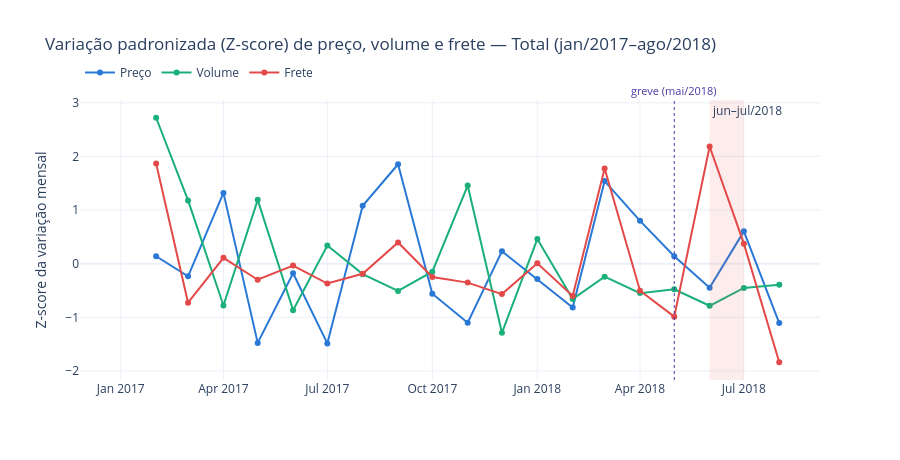

The cell this chart's notebook holds for it:
### Code cell
CORES_METRICA = {'preco': '#2a78d6', 'volume': '#1baf7a', 'frete': '#e34948'}
NOMES_METRICA = {'preco': 'Preço', 'volume': 'Volume', 'frete': 'Frete'}

fig = go.Figure()
for metrica in ['preco', 'volume', 'frete']:
    fig.add_trace(go.Scatter(
        x=zscore_geral.index, y=zscore_geral[metrica], name=NOMES_METRICA[metrica],
        mode='lines+markers', line=dict(color=CORES_METRICA[metrica], width=2), marker=dict(size=6),
    ))
fig.add_vrect(x0='2018-06', x1='2018-07', fillcolor='#e34948', opacity=0.10, line_width=0,
              annotation_text='jun–jul/2018', annotation_position='top left')
fig.add_annotation(x='2018-05', y=1.0, yref='paper', yanchor='bottom', showarrow=False,
                    text='greve (mai/2018)', font=dict(color='#4a3aa7', size=11))
fig.add_vline(x='2018-05', line_color='#4a3aa7', line_width=1, line_dash='dot')
fig.update_layout(
    title='Variação padronizada (Z-score) de preço, volume e frete — Total (jan/2017–ago/2018)',
    xaxis_title='', yaxis_title='Z-score da variação mensal',
    template='plotly_white', height=460, hovermode='x unified',
    legend=dict(orientation='h', y=1.15, x=0),
)
fig.show()

### Figure 1 — Plotly figure (JSON) as saved in the notebook; plotly's stock layout.template omitted (floating-point values rounded to 4 significant figures)
{"data": [{"line": {"color": "#2a78d6", "width": 2}, "marker": {"size": 6}, "mode": "lines+markers", "name": "Preço", "type": "scatter", "x": ["2017-01", "2017-02", "2017-03", "2017-04", "2017-05", "2017-06", "2017-07", "2017-08", "2017-09", "2017-10", "2017-11", "2017-12", "2018-01", "2018-02", "2018-03", "2018-04", "2018-05", "2018-06", "2018-07", "2018-08"], "y": [null, 0.1386, -0.2362, 1.32, -1.477, -0.1786, -1.487, 1.079, 1.854, -0.5601, -1.102, 0.2307, -0.2872, -0.8181, 1.54, 0.7985, 0.1391, -0.4496, 0.6028, -1.108]}, {"line": {"color": "#1baf7a", "width": 2}, "marker": {"size": 6}, "mode": "lines+markers", "name": "Volume", "type": "scatter", "x": ["2017-01", "2017-02", "2017-03", "2017-04", "2017-05", "2017-06", "2017-07", "2017-08", "2017-09", "2017-10", "2017-11", "2017-12", "2018-01", "2018-02", "2018-03", "2018-04", "2018-05", "2018-06", "2018-07", "2018-08"], "y": [null, 2.721, 1.181, -0.7803, 1.191, -0.8668, 0.3376, -0.1952, -0.5081, -0.1491, 1.456, -1.289, 0.4594, -0.6582, -0.2425, -0.5489, -0.4782, -0.785, -0.4531, -0.392]}, {"line": {"color": "#e34948", "width": 2}, "marker": {"size": 6}, "mode": "lines+markers", "name": "Frete", "type": "scatter", "x": ["2017-01", "2017-02", "2017-03", "2017-04", "2017-05", "2017-06", "2017-07", "2017-08", "2017-09", "2017-10", "2017-11", "2017-12", "2018-01", "2018-02", "2018-03", "2018-04", "2018-05", "2018-06", "2018-07", "2018-08"], "y": [null, 1.869, -0.7268, 0.1093, -0.2991, -0.03582, -0.3705, -0.1887, 0.3963, -0.2478, -0.3531, -0.5668, 0.0084, -0.6006, 1.776, -0.5034, -0.9879, 2.185, 0.3739, -1.838]}], "layout": {"annotations": [{"showarrow": false, "text": "jun–jul/2018", "x": "2018-06", "xanchor": "left", "xref": "x", "y": 1, "yanchor": "top", "yref": "y domain"}, {"font": {"color": "#4a3aa7", "size": 11}, "showarrow": false, "text": "greve (mai/2018)", "x": "2018-05", "y": 1, "yanchor": "bottom", "yref": "paper"}], "height": 460, "hovermode": "x unified", "legend": {"orientation": "h", "x": 0, "y": 1.15}, "shapes": [{"fillcolor": "#e34948", "line": {"width": 0}, "opacity": 0.1, "type": "rect", "x0": "2018-06", "x1": "2018-07", "xref": "x", "y0": 0, "y1": 1, "yref": "y domain"}, {"line": {"color": "#4a3aa7", "dash": "dot", "width": 1}, "type": "line", "x0": "2018-05", "x1": "2018-05", "xref": "x", "y0": 0, "y1": 1, "yref": "y domain"}], "title": {"text": "Variação padronizada (Z-score) de preço, volume e frete — Total (jan/2017–ago/2018)"}, "xaxis": {"title": {"text": ""}}, "yaxis": {"title": {"text": "Z-score da variação mensal"}}}}
